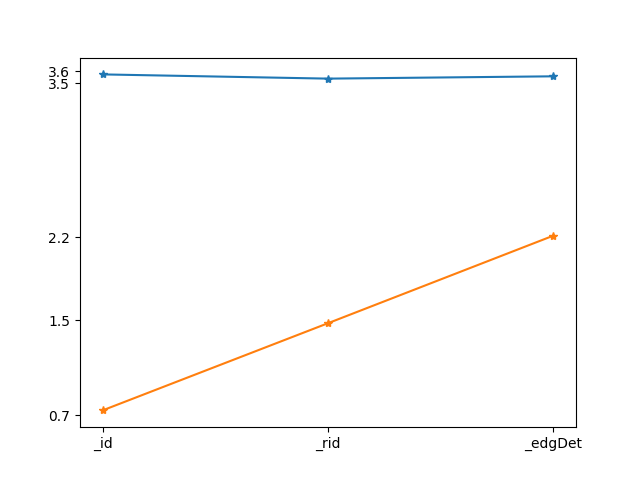

Source code (Python):
import matplotlib.pyplot as plt
import matplotlib.text as text
import numpy as np


class Draw:
    def __init__(self, x1, x2, matrix):
        fig, ax = plt.subplots()
        labelx = []
        labely = []
        i = 0
        for m in matrix:
            labelx.append(text.Text(i, 0, m[1]))
            i = i + 1
        self.x1 = np.array(x1)
        self.x2 = np.array(x2)
        plt.plot(self.x1, marker='*')
        plt.plot(self.x2, marker='*')
        for x in x1:
            if round(x, 1) not in labely:
                labely.append(round(x, 1))
        for x in x2:
            if round(x, 1) not in labely:
                labely.append(round(x, 1))
        ax.set_yticks(labely)
        ax.set_xticks(range(len(labelx)))
        ax.set_xticklabels(labelx)
        plt.savefig("draw.png")
